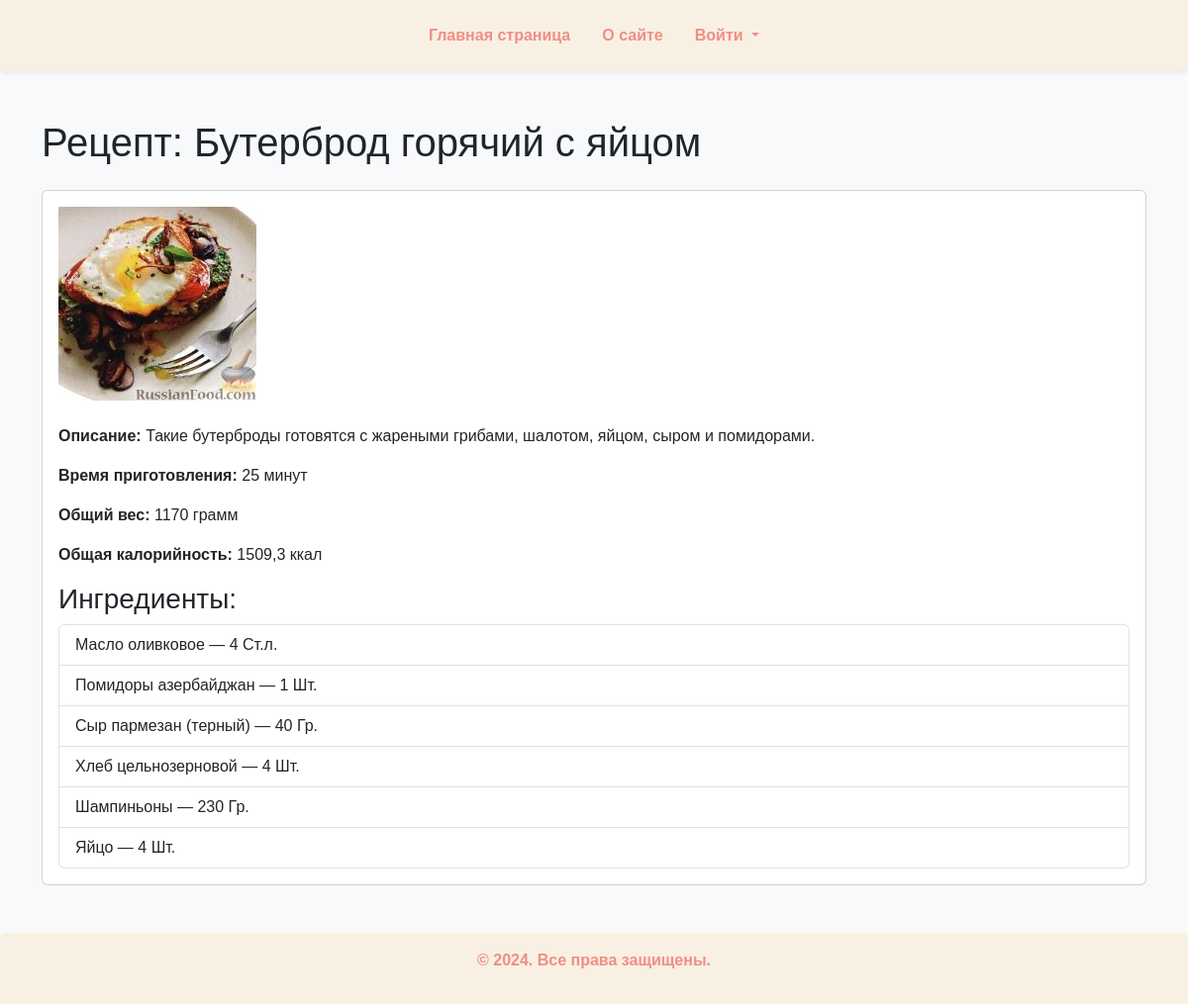
The page /recipe/5/ on the database its author committed.
### recipe_catalog/models.py (models this page shows, shortened)
class Recipe(models.Model):
    PCS = "pcs"
    G = "g"
    ML = "ml"
    name = models.TextField(max_length=300, unique=True, verbose_name="Название блюда")
    description = models.TextField(default="", verbose_name="Описание")
    image = models.ImageField(upload_to="images/", default="images/default.jpg", verbose_name="Изображение")
    cooking_time = models.IntegerField(default=0, verbose_name="Время приготовления",
                                       help_text="Время приготовления в минутах",
                                       validators=[MinValueValidator(1, 'Conversion rate must be positive.')])
    ingredients = models.ManyToManyField(Ingredient, through="RecipeIngredient")
    author = models.ForeignKey(User, on_delete=models.CASCADE, related_name="recipes", verbose_name="Автор")
    def total_weight(self):
        total_weight = 0
        for ri in self.recipeingredient_set.all():
            if ri.unit and ri.unit.key == self.PCS:
                weight = ri.count * ri.weight_by_pcs
            elif ri.unit and ri.unit.key in [self.G, self.ML]:
                weight = ri.count
            elif ri.unit:
                conversion = VolumeUnitConversion.objects.filter(unit=ri.unit).first()
                weight = ri.count * (conversion.weight if conversion else 0)
            else:
                weight = ri.count
            total_weight += weight
        return total_weight
    def total_calories(self):
        total_calories = 0
        for ri in self.recipeingredient_set.all():
            if ri.unit and ri.unit.key == self.PCS:
                weight_in_grams = ri.count * (ri.weight_by_pcs or 0)
            elif ri.unit and ri.unit.key in [self.G, self.ML]:
                weight_in_grams = ri.count
            elif ri.unit:
                conversion = VolumeUnitConversion.objects.filter(unit=ri.unit).first()
                weight_in_grams = ri.count * (conversion.weight if conversion else 0)
            else:
                weight_in_grams = ri.count
            total_calories += (weight_in_grams / 100) * ri.ingredient.calories
        return round(total_calories, 2)

class Ingredient(models.Model):
    name = models.CharField(max_length=255, null=False, default="Ингредиент", unique=True, verbose_name="Название",
                            validators=[
                                RegexValidator(
                                    regex=r'^[A-Za-zА-Яа-яёЁ\s]+$',
                                    message='Название должно быть строкой'
                                )
                            ]
                            )
    calories = models.IntegerField(
        default=0,
        help_text="Калорийность на 100 ед. изм.",
        verbose_name="Калорийность",
        validators=[MinValueValidator(0, 'Калорийность должна быть больше 0')]
    )

### recipe_catalog/views.py (the view)
# urls.py: path('recipe/<int:pk>/', detail, name='detail'),
def detail(request, pk):
    template_name = 'recipe_catalog/recipe.html'
    recipe = get_object_or_404(Recipe, pk=pk)
    ingredients = []
    for ri in recipe.recipeingredient_set.select_related('ingredient', 'unit').order_by('ingredient__name'):
        ingredient = ri.ingredient
        if ri.unit:
            unit_label = ri.unit.abbreviation or ri.unit.label
            unit = f"{ri.count} {unit_label}"
        else:
            unit = f"{ri.count} г"
        ingredients.append({
            'name': ingredient.name,
            'unit': unit,
        })
    context = {
        'title': recipe.name,
        'description': recipe.description,
        'cooking_time': recipe.cooking_time,
        'total_weight': recipe.total_weight(),
        'total_calories': recipe.total_calories(),
        'ingredients': ingredients,
        'image': recipe.image.url,
    }
    return render(request, template_name, context)

### templates/recipe_catalog/recipe.html
{% extends "base.html" %}
{% block content %}
<h1 class="mb-4">Рецепт: {{ title }}</h1>
<div class="card">
    <div class="card-body">
        {% if image %}
        <img src="{{ image }}" alt="{{ title }}" class="img-fluid mb-4" style="max-width: 100%; height: auto;">
        {% endif %}
        <p class="card-text"><strong>Описание:</strong> {{ description }}</p>
        <p><strong>Время приготовления:</strong> {{ cooking_time }} минут</p>
        <p><strong>Общий вес:</strong> {{ total_weight }} грамм</p>
        <p><strong>Общая калорийность:</strong> {{ total_calories }} ккал</p>
        <h3>Ингредиенты:</h3>
        <ul class="list-group">
            {% for ingredient in ingredients %}
            <li class="list-group-item">{{ ingredient.name }} — {{ ingredient.unit }}</li>
            {% endfor %}
        </ul>
    </div>
</div>
{% endblock %}

### templates/base.html (style rules this page uses)
body { font-family: sans-serif; background-color: #f8f9fa; }

### rows shown on the page
Recipe: name "Бутерброд горячий с яйцом", description "Такие бутерброды готовятся с жареными грибами, шалотом, яйцом, сыром и помидорами."
Ingredient: name "Масло оливковое"
Ingredient: name "Помидоры азербайджан"
Ingredient: name "Сыр пармезан (терный)"
Ingredient: name "Хлеб цельнозерновой"
Ingredient: name "Шампиньоны"
Ingredient: name "Яйцо"

### other values the page prints
{{ cooking_time }} "25"
{{ total_weight }} "1170"
{{ total_calories }} "1509,3"
{{ ingredient.unit }} "4 Ст.л." "1 Шт." "40 Гр." "4 Шт." "230 Гр." "4 Шт."
